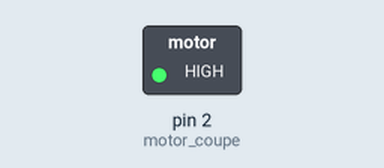
Recording of a sketch running on a simulated Arduino Uno, built with avr-gcc and run on an emulated ATmega328P. On the bench: switched loads named in the sketch (green lamp = pin HIGH).

Above: at 5.0 s.
At 10.2 s:
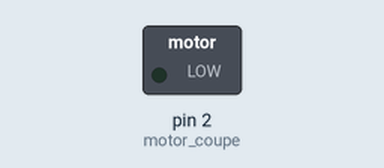
Timing chart, 0 to 13.7 s (numbered marks = the images above):
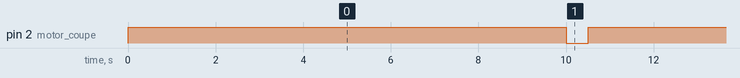

Measured:
- by itself, pin 2 (motor_coupe): alternates HIGH for 10.0 s and LOW for 0.50 s

The sketch:

test_moteur_coupe.ino
```cpp
int motor_coupe = 2;
void setup() {
 Serial.begin (9600);
 pinMode(motor_coupe, OUTPUT);
}

void loop() {
digitalWrite(motor_coupe, HIGH);
delay(10000);
digitalWrite(motor_coupe, LOW);
delay(500);
}
```
